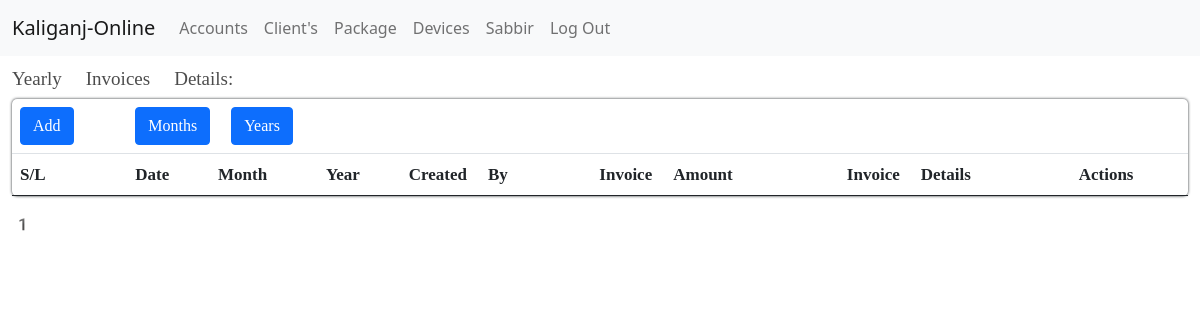
Before: /account/yearly_invoice/ (signed in) with the older database file.
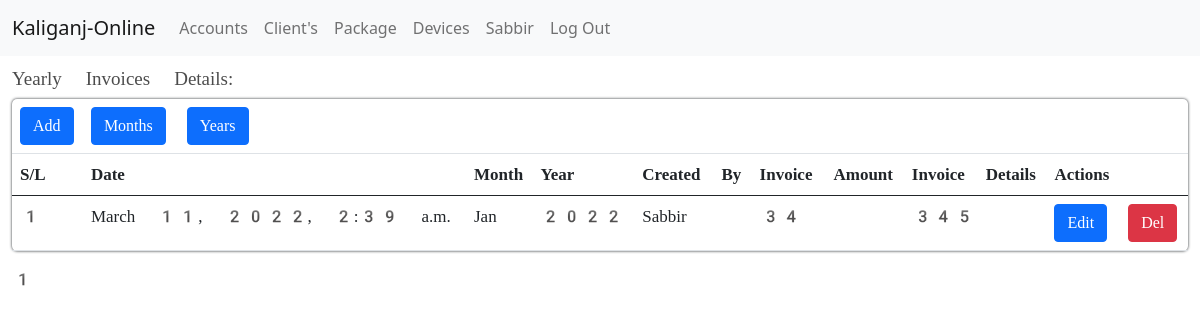
After: the same page with the newer database file.
### apps/account/models.py (models this page shows, shortened)
class Yearly_Invoice(models.Model):
    Staffs_details = models.ForeignKey(Staffs, on_delete=models.CASCADE)
    date = models.DateTimeField(auto_now_add=True)
    month = models.ForeignKey(Month, on_delete=models.CASCADE)
    year = models.ForeignKey(Year, on_delete=models.CASCADE)
    invoice_amount = models.IntegerField()
    invoice_details = models.CharField(max_length=500)

class Month(models.Model):
    month_name = models.CharField(max_length=20)
    active = models.BooleanField(default=False)
    def __str__(self):
        return self.month_name

class Year(models.Model):
    year_name = models.CharField(max_length=20)
    active = models.BooleanField(default=False)
    def __str__(self):
        return self.year_name

### apps/users/models.py (models this page shows, shortened)
class Staffs(models.Model):
    choice_status = (('Active', 'Active'), ('Inactive', 'Inactive'))
    stafftype = (('Owner', 'Owner'),
                 ('Accountant', 'Accountant'),
                 ('Server Team', 'Server Team'),
                 ('Fiber Team', 'Fiber Team'),
                 ('Support Team', 'Support Team'),
                 ('Sales Team', 'Sales Team'))
    user = models.OneToOneField(User, on_delete=models.CASCADE)
    staffs_Id = models.ForeignKey(
        Staff_Id, on_delete=models.CASCADE, null=True, blank=True)
    address = models.CharField(max_length=245)
    salary = models.FloatField(default=0)
    stafftype = models.CharField(max_length=245, choices=stafftype)
    status = models.CharField(max_length=245, choices=choice_status)

class User(AbstractBaseUser):
    genders = (
        ('Male', 'Male'),
        ('Female', 'Female'),
        ('Others', 'Others'),
    )
    first_name = models.CharField(max_length=245)
    last_name = models.CharField(max_length=245)
    gender = models.CharField(max_length=245, choices=genders)
    email = models.EmailField(max_length=245, unique=True)
    phone = models.CharField(max_length=13, unique=True)
    nid = models.CharField(max_length=13, unique=True)
    timestamp = models.DateTimeField(auto_now_add=True)
    is_active = models.BooleanField(default=True)
    client = models.BooleanField(default=True)
    reseller = models.BooleanField(default=False)
    owner = models.BooleanField(default=False)
    worker = models.BooleanField(default=False)
    staff = models.BooleanField(default=False)
    admin = models.BooleanField(default=False)
    USERNAME_FIELD = 'email'
    REQUIRED_FIELDS = []
    object = UserManager()

### apps/clients/decorators.py (the view, shortened to what this page needs)
    def wrapper_func(request, *args, **kwargs):
        if request.user.admin == True:
            return view_func(request, *args, **kwargs)

### apps/account/views.py (called while the page is built)
@login_required(login_url='client-login')
@admin_roles
def yearlyInvoiceShowing(request):
    isp_info = Isp_info.objects.filter(id=1).first()
    invoice = Yearly_Invoice.objects.all().order_by('-id')
    p = Paginator(invoice, 50)
    n = request.GET.get('p')
    invoices = p.get_page(n)
    context = {'isp_info': isp_info, 'invoices': invoices}
    return render(request, 'core/invoice/yearlyinvoice.html', context)

### apps/account/templates/core/invoice/yearlyinvoice.html (shortened to what this page needs)
{% extends 'core/account/account_dashboard.html' %}
{% block content %}
<section>
    <div class="container-fluid">
        <div class="base-title">
            <h3>Yearly Invoices Details:</h3>
        </div>
        <div class="fiber-details-wrappers">
            <table class="table table-hover">
                <thead>
                    <tr>
                        <td scope="col"><a class="btn btn-primary" href="{% url 'yearly-add' %}">Add</a></td>
                        <td colspan="7"><a class="btn btn-primary" href="{% url 'month-list' %}">Months</a>
                            <a class="btn btn-primary" href="{% url 'year-list' %}">Years</a></td>
                    </tr>
                    <tr>
                        <th scope="col">S/L</th>
                        <th scope="col">Date</th>
                        <th scope="col">Month</th>
                        <th scope="col">Year</th>
                        <th scope="col">Created By</th>
                        <th scope="col">Invoice Amount</th>
                        <th scope="col">Invoice Details</th>
                        <th scope="col">Actions</th>
                    </tr>
                </thead>
                <tbody>
                    {% for i in invoices %}
                    <tr>
                        <th scope="row">{{forloop.counter}}</th>
                        <td>{{i.date}}</td>
                        <td>{{i.month}}</td>
                        <td>{{i.year}}</td>
                        <td>{{i.Staffs_details.user.first_name}}</td>
                        <td>{{i.invoice_amount}}</td>
                        <td>{{i.invoice_details}}</td>
                        <td>
                            <a class="btn btn-primary ml-1" href="{% url 'yearly-edit' i.id %}">Edit</a>
                            {% if request.user.admin %}
                            <a class="btn btn-danger ml-1" href="{% url 'yearly-del' i.id %}">Del</a>
                            {% endif %}
                        </td>
                    </tr>
                    {% endfor %}
                </tbody>
            </table>
            {{invoices.number}}
        </div>
    </div>
</section>
{% endblock %}

Changed rows visible on the page:
added Yearly_Invoice: date "March 11, 2022, 2:39 a.m.", month "Jan", year "2022", Staffs_details.user.first_name "Sabbir", invoice_amount "34", invoice_details "345"
